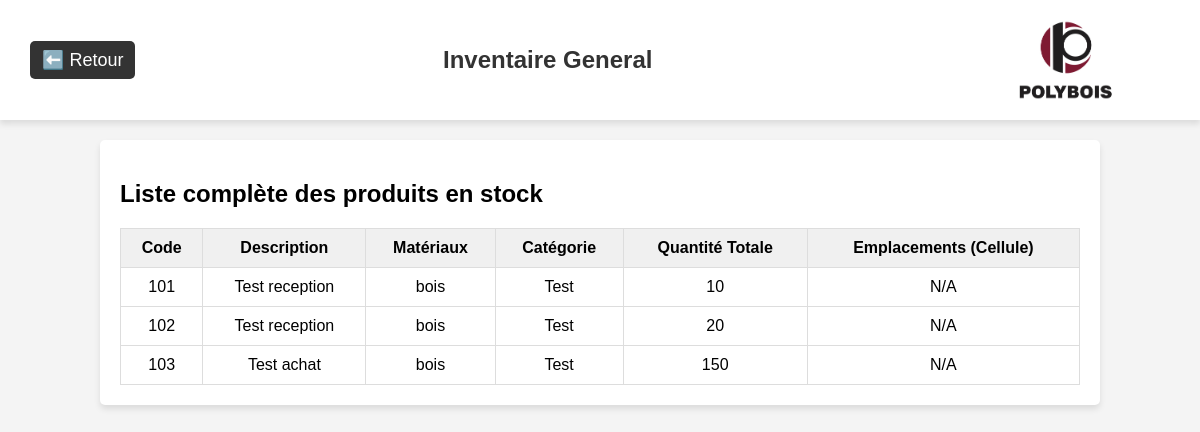
The page /inventaire/general on the database its author committed.
### app/models/produit.py (models this page shows, shortened)
class Produit(db.Model):
    __tablename__ = 'produit'
    id = db.Column(db.Integer, primary_key=True)
    code = db.Column(db.String(50), unique=True, nullable=False)
    description = db.Column(db.String(255))
    materiaux = db.Column(db.String(100))
    categorie = db.Column(db.String(100))
    quantite = db.Column(db.Integer, default=0)
    historique = db.Column(db.Text, default='[]')  # Historique des modifications, stocké en JSON
    projets_associes = db.relationship("ProduitProjet", back_populates="produit", cascade="all, delete-orphan")
    lignes_achat = db.relationship("LigneAchat", back_populates="produit", cascade="all, delete-orphan")
    lignes_commande = db.relationship("LigneCommandeProduction", back_populates="produit", cascade="all, delete-orphan")
    stocks = db.relationship("Stock", back_populates="produit", cascade="all, delete-orphan")

### app/routes/inventaire_routes.py (the view)
@inventaire_bp.route("/general")
def inventaire_general():
    produits = Produit.query.all()
    return render_template("inventaire_general.html", produits=produits)

### app/templates/inventaire_general.html (shortened to what this page needs)
<!DOCTYPE html>
<html lang="fr">
<head>
</head>
<body>
  <header>
    <a class="return-link" href="/inventaire">⬅️ Retour</a>
    <h1 class="module-title">Inventaire General</h1>
    <img class="logo-polybois" src="{{ url_for('static', filename='images/logo.png') }}" alt="Logo Polybois">
  </header>
  <div class="container">
    <h2>Liste complète des produits en stock</h2>
    <table>
      <thead>
        <tr>
          <th>Code</th>
          <th>Description</th>
          <th>Matériaux</th>
          <th>Catégorie</th>
          <th>Quantité Totale</th>
          <th>Emplacements (Cellule)</th>
        </tr>
      </thead>
      <tbody>
        {% for produit in produits %}
          <tr>
            <td>{{ produit.code }}</td>
            <td>{{ produit.description }}</td>
            <td>{{ produit.materiaux }}</td>
            <td>{{ produit.categorie }}</td>
            <td>{{ produit.quantite }}</td>
            <td>
              {% if produit.stocks %}
                {% for stock in produit.stocks %}
                  {{ stock.cellule }}{% if not loop.last %}, {% endif %}
                {% endfor %}
              {% else %}
                N/A
              {% endif %}
            </td>
          </tr>
        {% endfor %}
      </tbody>
    </table>
  </div>
</body>
</html>

### app/templates/inventaire_general.html (style rules this page uses)
body { font-family: Arial, sans-serif; background-color: #f4f4f4; margin: 0; padding: 0; }
header { background-color: white; padding: 10px 30px; display: flex; justify-content: space-between; align-items: center; height: 100px; box-shadow: 0px 4px 6px rgba(0, 0, 0, 0.1); }
.return-link { text-decoration: none; font-size: 18px; color: white; background-color: #333; padding: 8px 12px; border-radius: 5px; }
.module-title { font-size: 24px; color: #333; flex-grow: 1; text-align: center; }
.logo-polybois { height: 120px; }
.container { margin: 20px auto; width: 80%; background: white; padding: 20px; border-radius: 5px; box-shadow: 0 4px 6px rgba(0, 0, 0, 0.1); }
table { width: 100%; border-collapse: collapse; margin-top: 20px; }
th, td { padding: 10px; border: 1px solid #ddd; text-align: center; }
th { background-color: #f0f0f0; }

### rows shown on the page
Produit: code "101", description "Test reception", materiaux "bois", categorie "Test", quantite "10"
Produit: code "102", description "Test reception", materiaux "bois", categorie "Test", quantite "20"
Produit: code "103", description "Test achat", materiaux "bois", categorie "Test", quantite "150"
